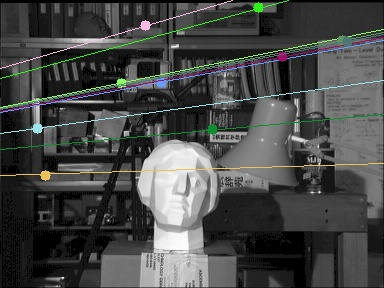
#> input picture Epipolar Geometry/task2_epi left.jpg, 384 x 288 px, given in place of mountain1.jpg, which was not available
$ python 'Task 1.py'   (Python 2 division)
#> lines starting #> are read from the running program, lines starting #| are printed output that depends on the picture; pictures that were not available may be replaced by others from this repository, and a replacement may not be noted
import numpy as np
import cv2
UBIT='srujanko'
np.random.seed(sum([ord(c) for c in "UBIT"]))
from random import*
import random

image1= cv2.imread('D://mountain1.jpg')
#> image1 is the input picture: shape (288, 384, 3); mean B, G, R 71, 72.3, 70.8
image2= cv2.imread('D://mountain2.jpg')
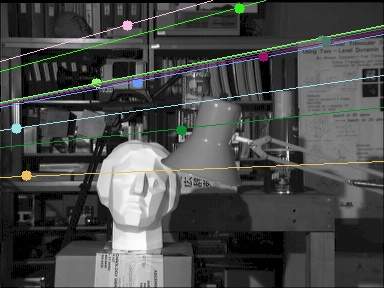
#> input picture Epipolar Geometry/task2_epi right.jpg, 384 x 288 px, given in place of mountain2.jpg, which was not available
#> image2 is the input picture: shape (288, 384, 3); mean B, G, R 72.7, 74, 72.6
img1 = cv2.imread('D://mountain1.jpg',0) # queryImage
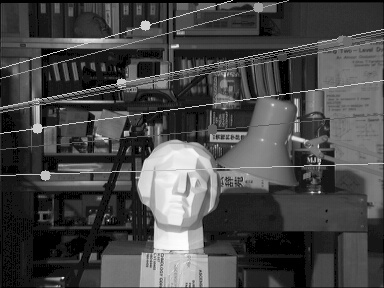
#> img1: shape (288, 384); min 0, max 254, mean 71.6
img2 = cv2.imread('D://mountain2.jpg',0) # trainImage
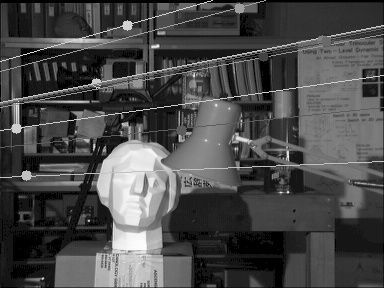
#> img2: shape (288, 384); min 0, max 255, mean 73.4

# Initiate SIFT detector
sift = cv2.cv2.xfeatures2d.SIFT_create()

# find the keypoints and descriptors with SIFT
kp1, des1 = sift.detectAndCompute(img1,None)
#> kp1 = 764 keypoints; strongest (x, y, size): (145, 25, 6.5), (174, 178, 47.1), (37, 128, 6.8), (45, 175, 6.6)
kp2, des2 = sift.detectAndCompute(img2,None)
#> kp2 = 732 keypoints; strongest (x, y, size): (127, 25, 6.5), (94, 146, 1.9), (26, 175, 6.6), (16, 128, 6.7)
cv2.imwrite("D://task_1sift1.jpg",cv2.drawKeypoints(img1, kp1,image1.copy()))
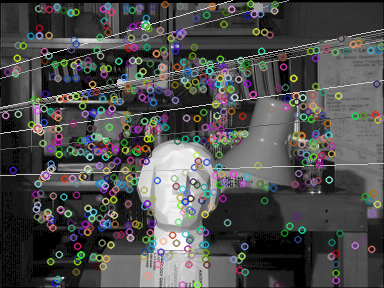
#> saved as task_1sift1.jpg: shape (288, 384, 3); mean B, G, R 77.7, 78.2, 78.1
cv2.imwrite("D://task_1sift2.jpg",cv2.drawKeypoints(img2, kp2,image2.copy()))
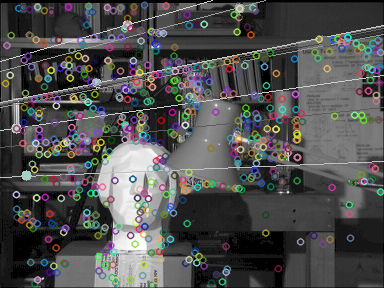
#> saved as task_1sift2.jpg: shape (288, 384, 3); mean B, G, R 79.2, 79.4, 79.3
# BFMatcher with default params
bf = cv2.BFMatcher()
matches = bf.knnMatch(des1,des2, k=2)
#> matches = 764 matches
best_match = []
x=[]
for m,n in matches:
    if m.distance < 0.75*n.distance:
        best_match.append([m])
        x.append(m)
#> after the loop, best_match = 229 matches; x = 229 matches
cv2.imwrite("D://task1_matches_knn.jpg",cv2.drawMatchesKnn(image1,kp1,image2,kp2,best_match,None,flags=2))
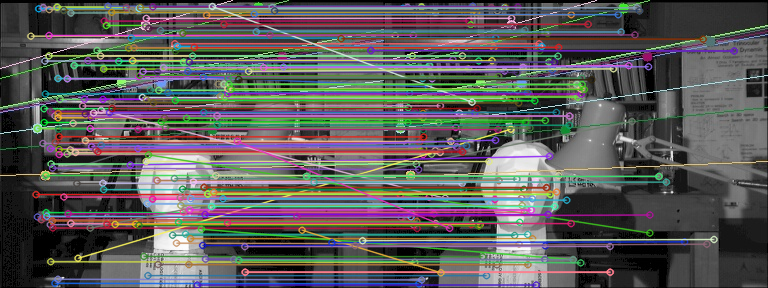
#> saved as task1_matches_knn.jpg: shape (288, 768, 3); mean B, G, R 90.1, 91, 92.1
src_pts = np.float32([ kp1[m.queryIdx].pt for m in x ]).reshape(-1,1,2)
#> src_pts = 229 rows, first 8: [30.39, 35.69], [35.61, 194], [35.61, 194], [36.96, 216.4], [37.02, 128], [37.02, 128], [38.26, 8.32], [40.9, 219.2]
dst_pts = np.float32([ kp2[m.trainIdx].pt for m in x ]).reshape(-1,1,2)
#> dst_pts = 229 rows, first 8: [10.69, 34.92], [15.92, 194.2], [15.92, 194.2], [16.75, 216.8], [16.09, 128], [16.09, 128], [18.31, 7.88], [21.27, 219.5]

M, mask = cv2.findHomography(src_pts, dst_pts, cv2.RANSAC,5.0)
#> M = [[0.998, 0.000118, -19.6], [-0.000161, 1, -0.195], [1.16e-06, -4.53e-06, 1]]; mask = 229 values, max 1 at index 0, min 0 at index 8, mean 0.616
print(M)
#| [[ 9.98263814e-01  1.18403743e-04 -1.96027391e+01]
#|  [-1.60811569e-04  1.00129155e+00 -1.94504534e-01]
#|  [ 1.16221902e-06 -4.53400889e-06  1.00000000e+00]]
matchesMaskAll = []
matchesMask = mask.ravel().tolist()
#> matchesMask has the same summary as mask
masko = np.asarray(matchesMask)
#> masko has the same summary as mask
dnd = np.where(masko==1)
dnd = np.asarray(dnd).ravel()
#> dnd = 141 values from 0 to 228
msk =[]
seed(sum([ord(c) for c in UBIT]))
dnd=np.random.choice(dnd, 10, replace=False)
#> dnd = [85, 9, 98, 90, 211, 31, 19, 14, 11, 22]
msk =np.zeros(len(matchesMask))
#> msk = 229 values from 0 to 0
for i in range(len(dnd)):
    msk[dnd[i]]=1
#> this loop made 10 passes
#> after the loop, msk = 229 values, max 1 at index 9, min 0 at index 0, mean 0.0437

h, w = img1.shape
#> h = 288; w = 384
pts = np.float32([[0, 0], [0, h - 1], [w - 1, h - 1], [w - 1, 0]]).reshape(-1, 1, 2)
#> pts = [[0, 0], [0, 287], [383, 287], [383, 0]]


draw_params = dict(matchColor = (0,255,0), # draw matches in green color
                   singlePointColor = None,
                   matchesMask = msk, # draw only inliers
                   flags = 2)
#> draw_params = 4 items


#> (the run stopped early here; a loop or call above may not have finished)
